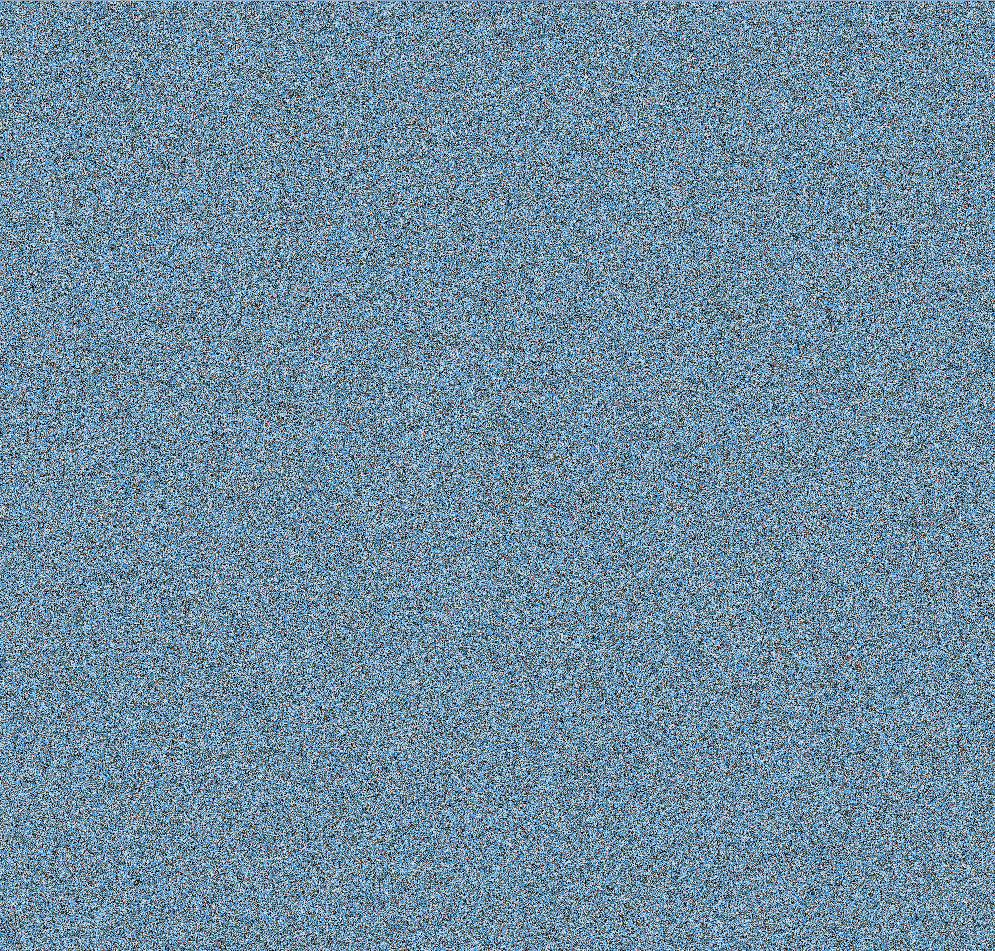
#> input picture PatchMatch/IMAGE/0.jpg, 995 x 951 px
$ python edge_detection_lab.py --path ../PatchMatch/IMAGE/0.jpg   (older library calls are emulated)
#> lines starting #> are read from the running program, lines starting #| are printed output that depends on the picture
import argparse
import cv2
import numpy as np
from skimage import color

def Edge_Detec(img, detec = 'sobel', direc = 'x'):
    if detec == 'canny':
        result = cv2.Canny(img, 50, 150)
    if detec == 'sobel':
        if direc == 'x':
            result = cv2.Sobel(img, cv2.CV_64F, 1, 0, ksize = 3)
        if direc == 'y':
            result = cv2.Sobel(img, cv2.CV_64F, 0, 1, ksize = 3)
        if direc == 'xy':
            result = cv2.Sobel(img, cv2.CV_64F, 1, 1, ksize = 3)
    if detec == 'laplacian':
        result = cv2.Laplacian(img, cv2.CV_64F, ksize = 3)
    return result

if __name__ == "__main__":

    parser = argparse.ArgumentParser()
    # pre-train, saving, and loading parameters
    parser.add_argument('--path', type = str, default = 'C:\\Users\\yzzha\\Desktop\\dataset\\COCO2014_val_256\\COCO_val2014_000000000042.jpg', help = 'path')
    parser.add_argument('--detection_type', type = str, default = 'sobel', help = 'detection_type')
    parser.add_argument('--direction', type = str, default = 'x', help = 'direction')
    opt = parser.parse_args()

    # read the image
    path = 'C:\\Users\\yzzha\\Desktop\\dataset\\COCO2014_val_256\\COCO_val2014_000000000042.jpg'
    bgr = cv2.imread(opt.path)
#> bgr is the input picture: shape (951, 995, 3); mean B, G, R 160.2, 140.1, 111.9
    rgb = cv2.cvtColor(bgr, cv2.COLOR_BGR2RGB)
    lab = color.rgb2lab(rgb)
#> lab: shape (951, 995, 3) float64; mean of channels 0, 1, 2 56, -4.3, -13.8
    l = lab[..., 0] / 100 * 255
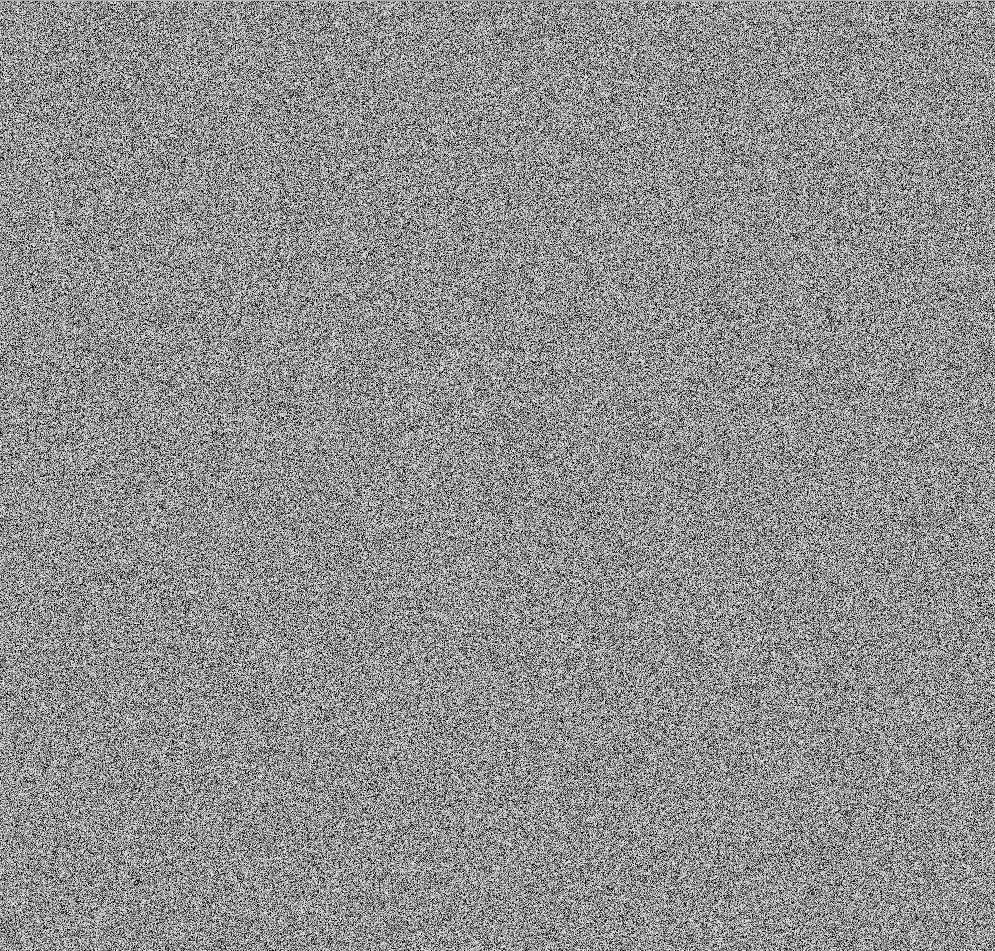
#> l: shape (951, 995) float64; min 0, max 255, mean 142.9
    a = lab[..., 1] + 128
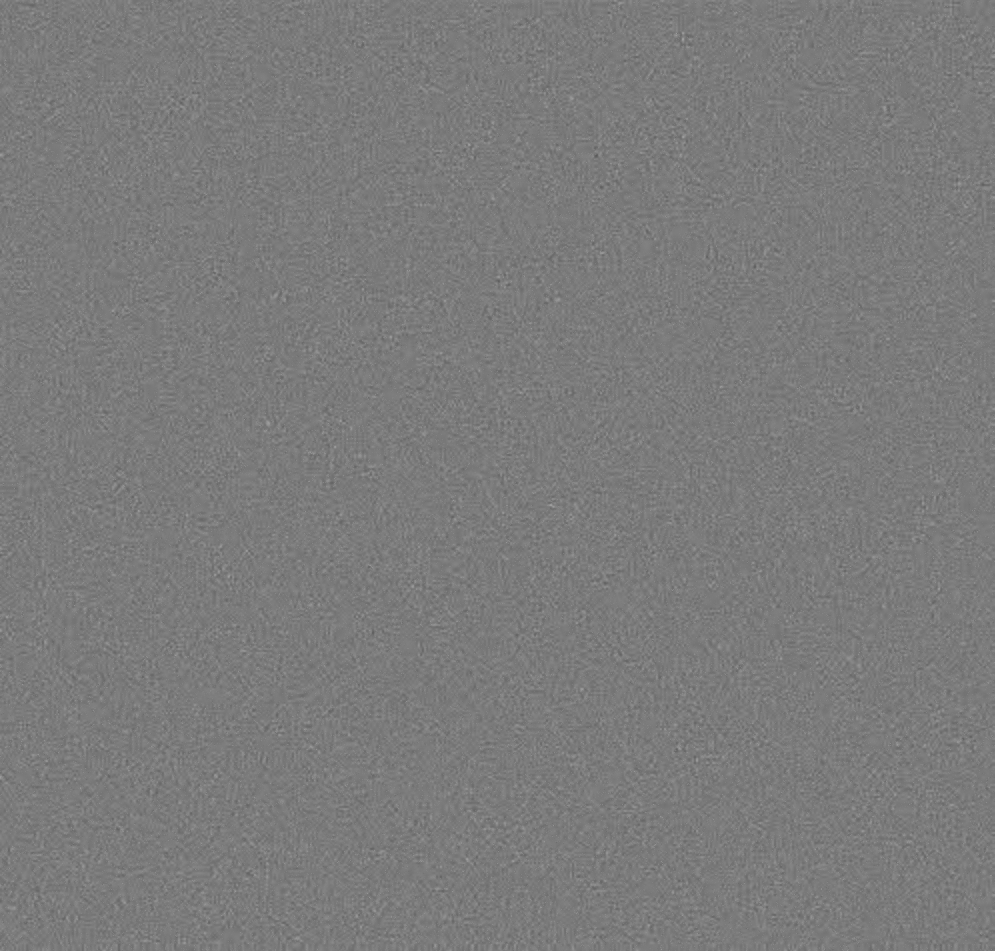
#> a: shape (951, 995) float64; min 90.17, max 159.5, mean 123.7
    b = lab[..., 2] + 128
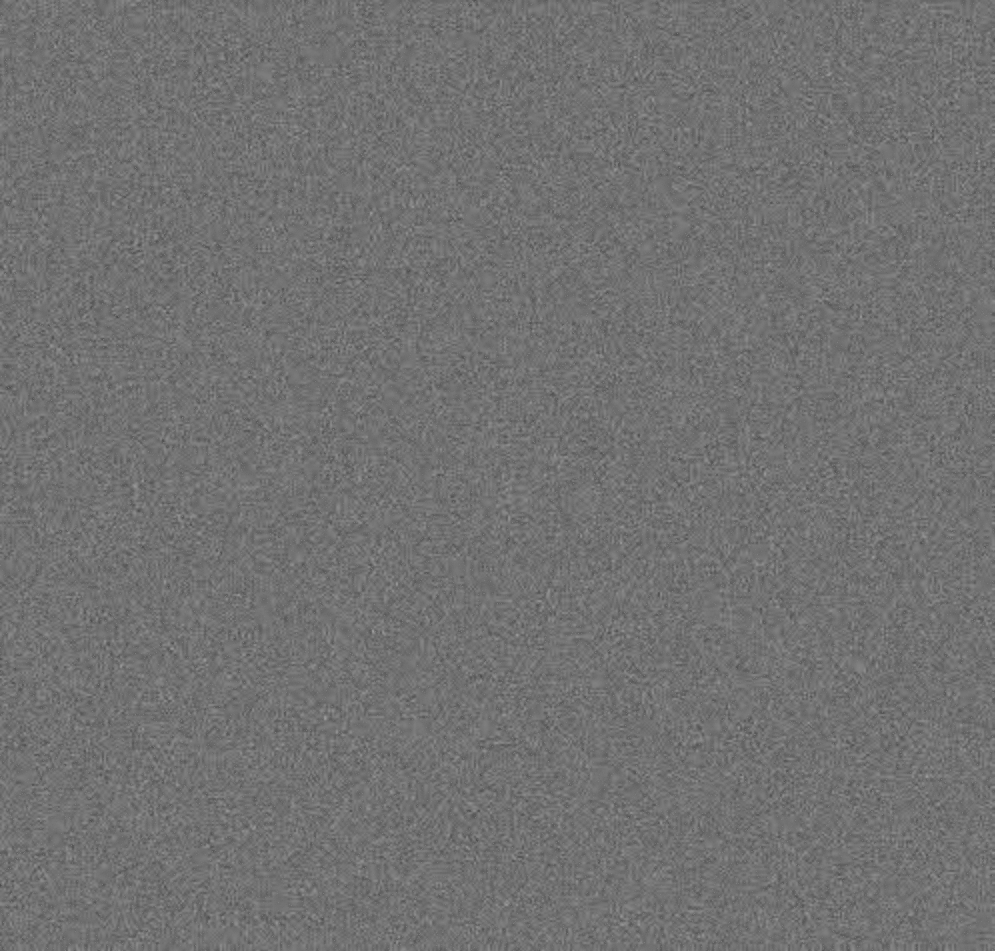
#> b: shape (951, 995) float64; min 76.12, max 157.7, mean 114.2
    l = l.astype(np.uint8)
    a = a.astype(np.uint8)
    b = b.astype(np.uint8)
    # edge detection
    result = Edge_Detec(b, opt.detection_type, opt.direction)

    result = np.abs(result).astype(np.uint8)
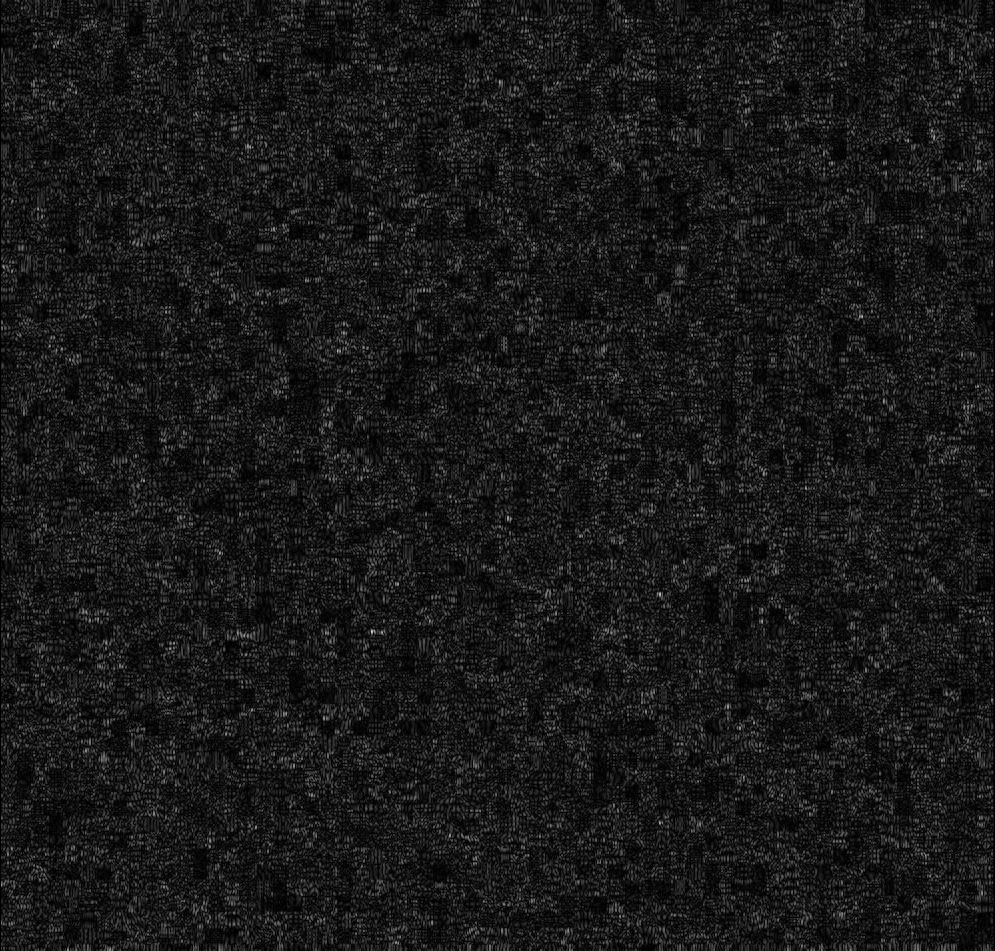
#> result: shape (951, 995); min 0, max 208, mean 24.7
    cv2.imshow('1', result)
    cv2.waitKey(0)

$ run again, on PatchMatch/IMAGE/2.jpg
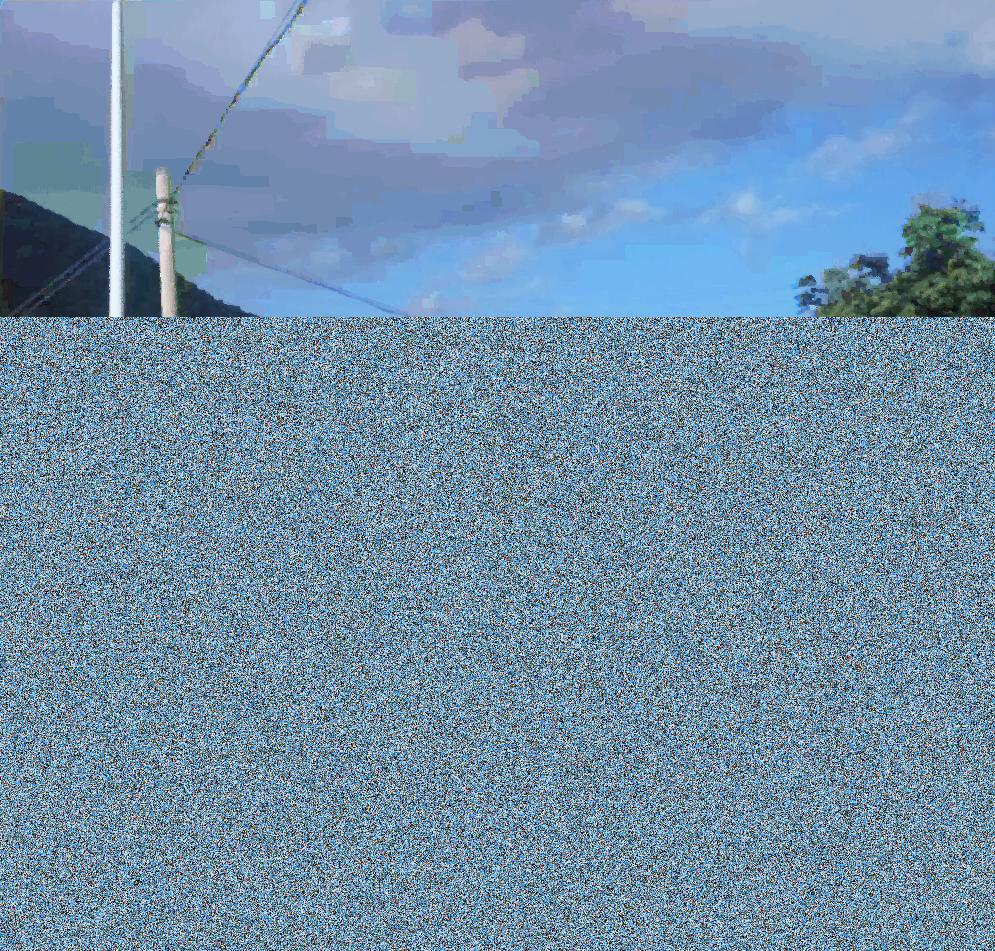
#> input picture PatchMatch/IMAGE/2.jpg, 995 x 951 px
#> bgr is the input picture: shape (951, 995, 3); mean B, G, R 169.8, 143.3, 113.9
#> lab: shape (951, 995, 3) float64; mean of channels 0, 1, 2 57.6, -3.1, -17
#> `b = lab[..., 2] + 128`:
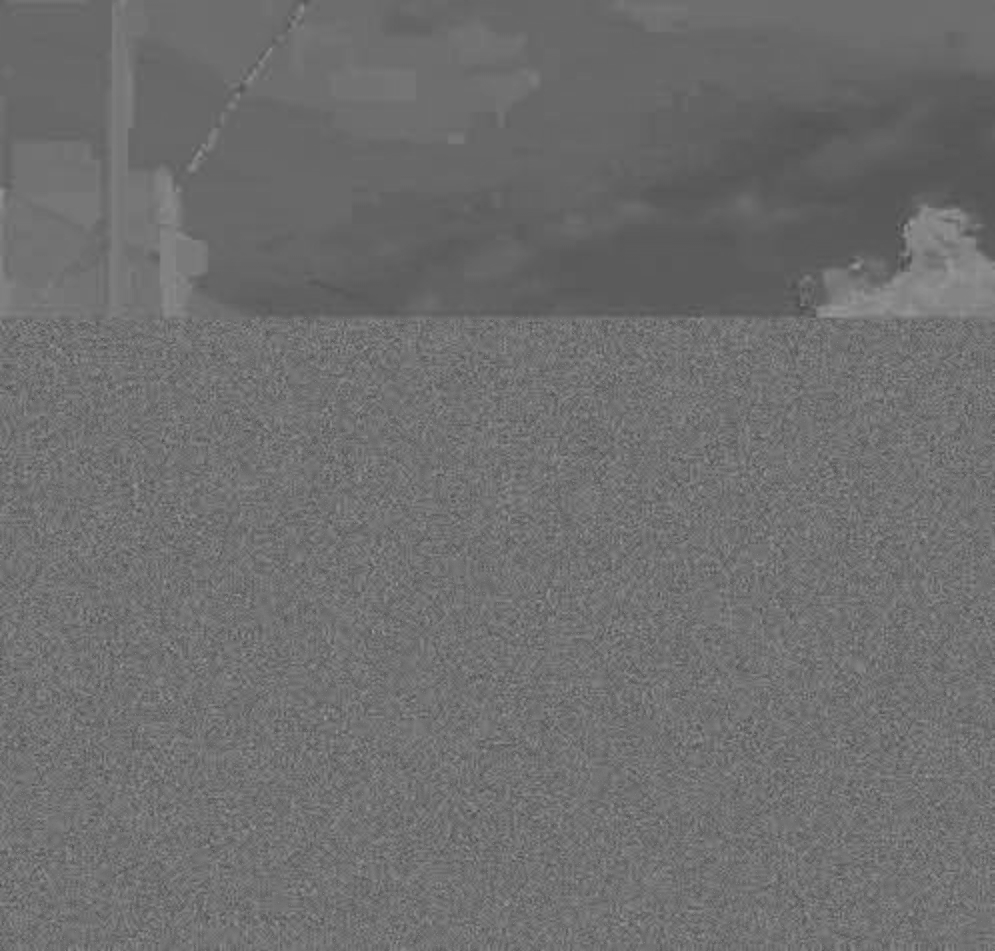
#> b: shape (951, 995) float64; min 75.65, max 157.7, mean 111
#> `result = np.abs(result).astype(np.uint8)`:
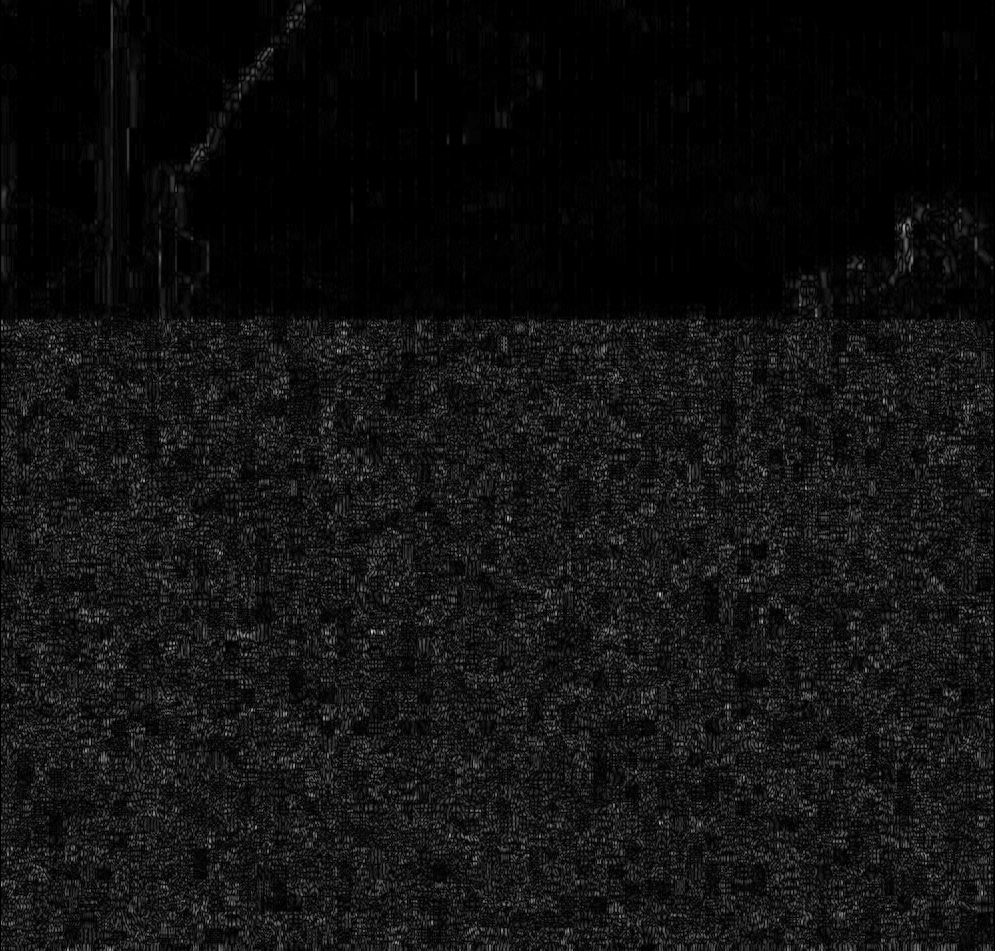
#> result: shape (951, 995); min 0, max 208, mean 17.4

$ run again, on PatchMatch/IMAGE/3.jpg
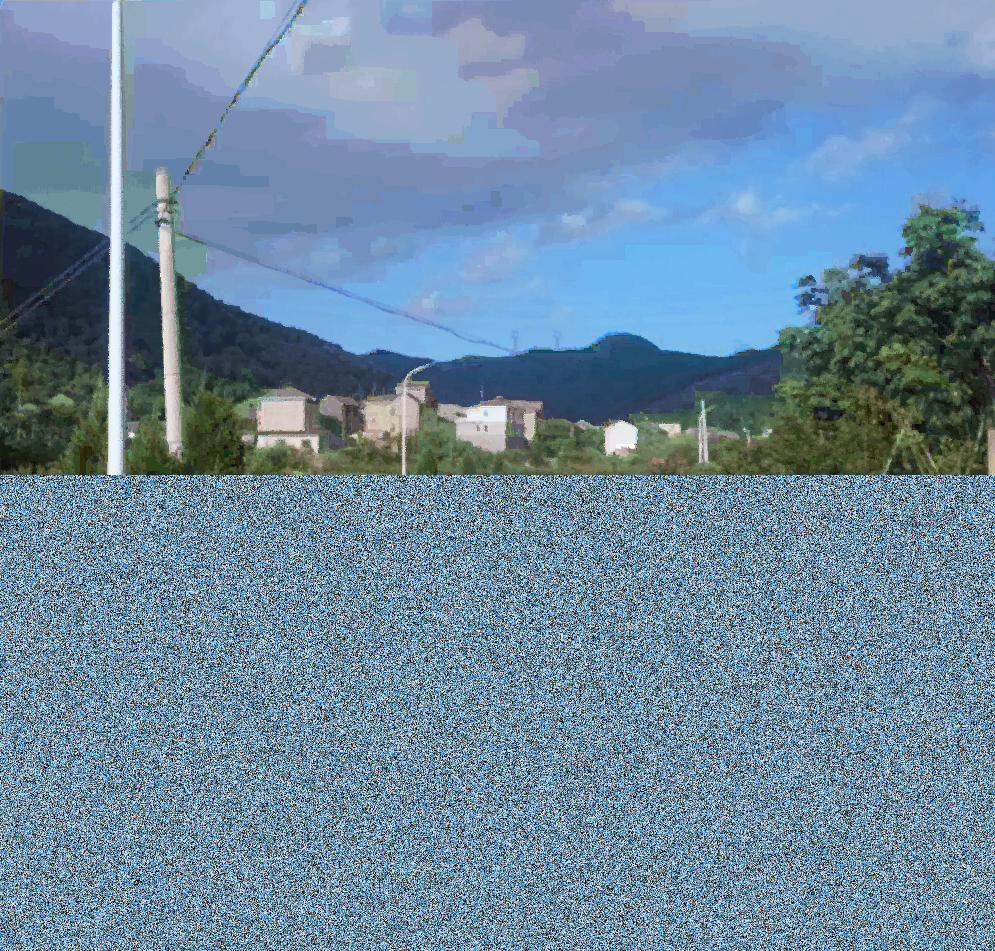
#> input picture PatchMatch/IMAGE/3.jpg, 995 x 951 px
#> bgr is the input picture: shape (951, 995, 3); mean B, G, R 159.6, 136.7, 109
#> lab: shape (951, 995, 3) float64; mean of channels 0, 1, 2 55, -3.3, -14.9
#> `b = lab[..., 2] + 128`:
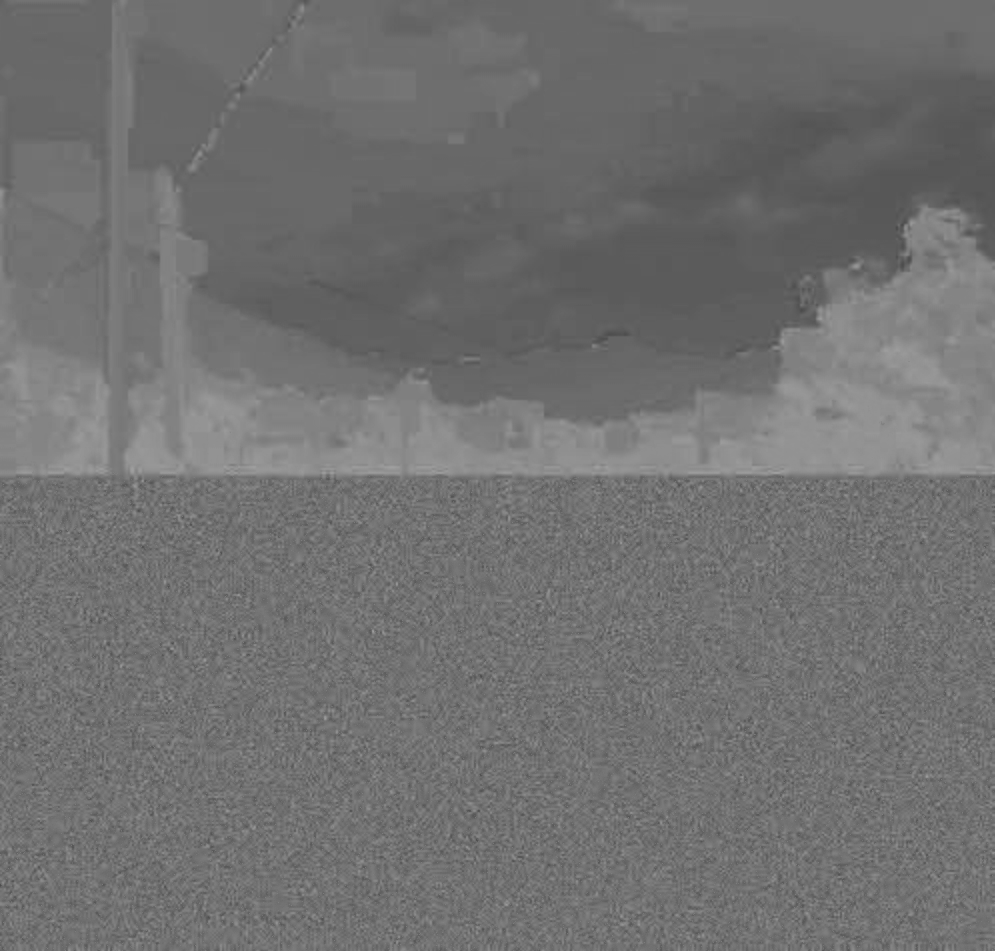
#> b: shape (951, 995) float64; min 75.65, max 160.2, mean 113.1
#> `result = np.abs(result).astype(np.uint8)`:
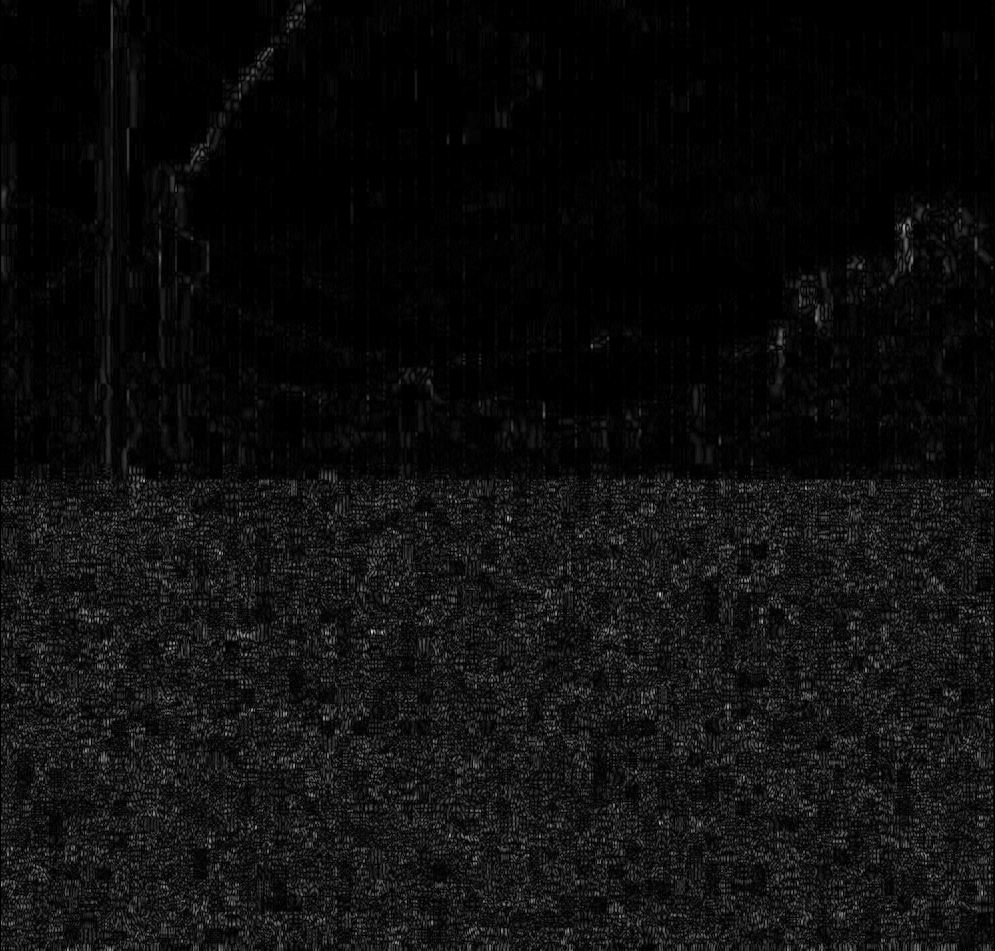
#> result: shape (951, 995); min 0, max 208, mean 14.1
